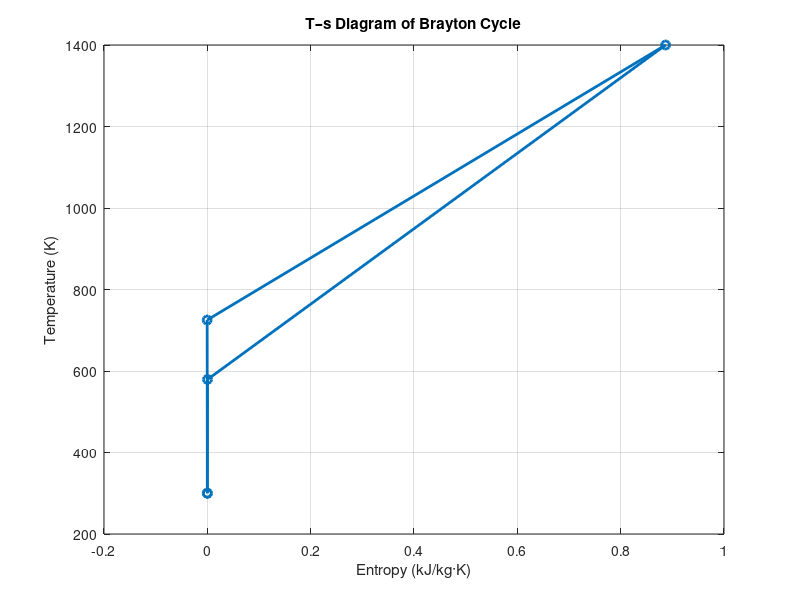
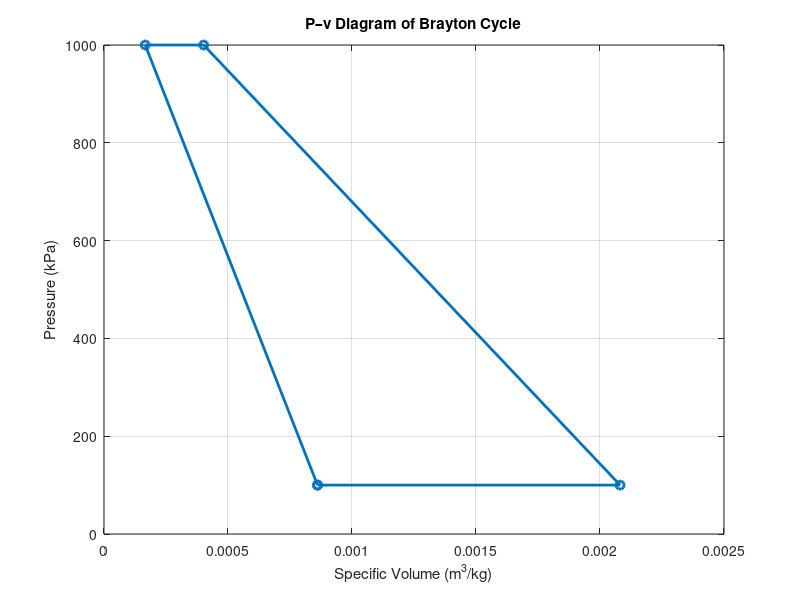
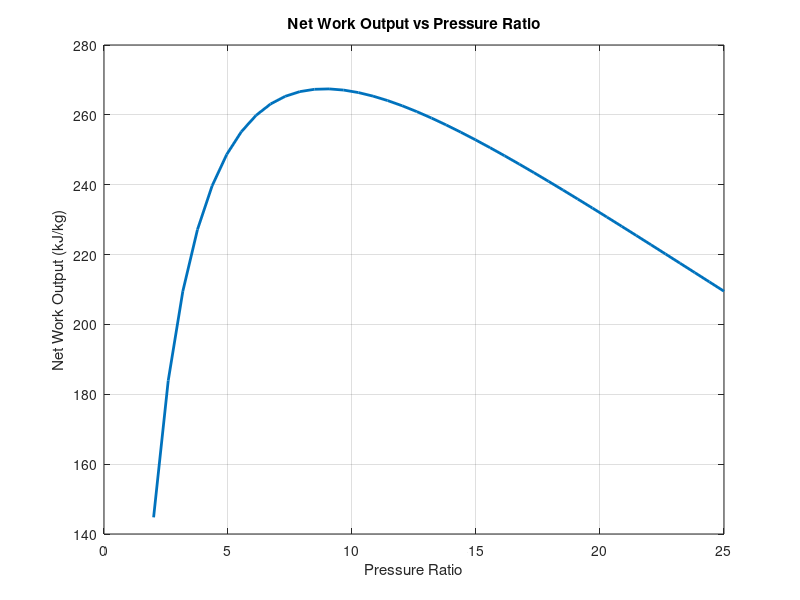
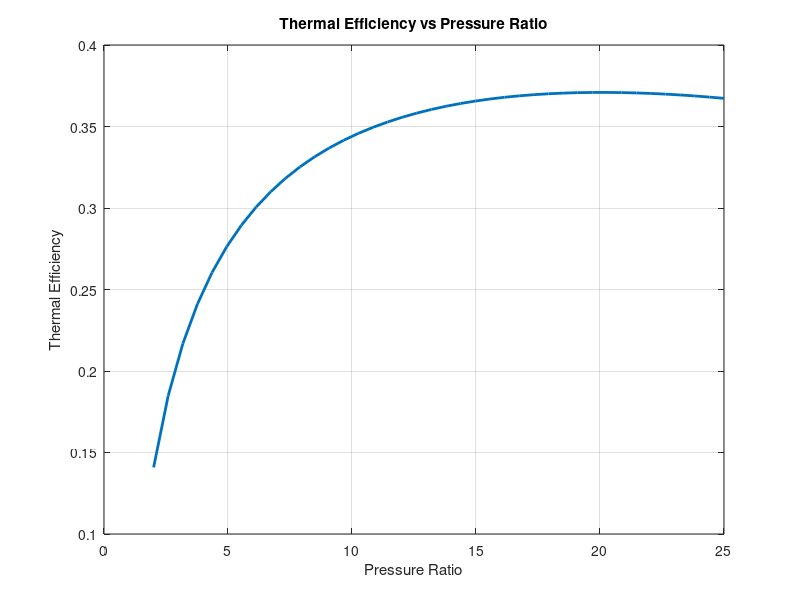

Here is the MATLAB script that generated these plots, in order:
clc; clear all;

%% Question 2 – Chasing Power in the Thin Air (BRAYTON CYCLE)

%% TASK(a): IDEAL BRAYTON CYCLE (Assuming constant specific heats)

% Input parameters
rp = 10;                 % Compressor pressure ratio (P2/P1)
T1 = 300;                % Ambient inlet temperature (in K)
P1 = 100e3;              % Ambient inlet pressure (in Pa)
T3 = 1400;               % Turbine inlet temperature (K)

gamma = 1.4;             % Ratio of specific heats for air
cp = 1.005;              % in kJ/kg-K
R  = 0.287;              % in kJ/kg-K

% State 1: Compressor inlet
P2 = rp * P1; % since rp = P2/P1

% State 2: Compressor outlet (after isentropic compression)
T2 = T1 * rp^((gamma-1)/gamma); % since for isentropic processes, T2/T1 = rp^((gamma-1)/gamma)

% State 3: Turbine inlet (after constant pressure heat addition)
P3 = P2; % since constant pressure is maintained

% State 4: Turbine outlet (after isentropic expansion)
P4 = P1; % since when heat is removed from 4->1, pressure remains constant
T4 = T3 * (1/rp)^((gamma-1)/gamma); % since 3->4 is an isentropic process


fprintf('T1 = %.2f K, P1 = %.2f kPa\n', T1, P1/1000);
fprintf('T2 = %.2f K, P2 = %.2f kPa\n', T2, P2/1000);
fprintf('T3 = %.2f K, P3 = %.2f kPa\n', T3, P3/1000);
fprintf('T4 = %.2f K, P4 = %.2f kPa\n\n', T4, P4/1000);

%% TASK(b): REAL BRAYTON CYCLE (Non-Ideal Compressor and Turbine)

eta_c = 0.85;   % Compressor isentropic efficiency
eta_t = 0.88;   % Turbine isentropic efficiency

% since pressure ratio is fixed by design, P2 and P4 will be unchanged

% Actual compressor outlet temperature
T2_actual = T1 * (1 + (rp^((gamma-1)/gamma) - 1)/eta_c);

% Actual turbine outlet temperature
T4_actual = T3 * (1 - eta_t*(1 - (1/rp)^((gamma-1)/gamma)));


fprintf('T2_actual = %.2f K\n', T2_actual);
fprintf('T4_actual = %.2f K\n\n', T4_actual);

%% TASK(c): VARIABLE SPECIFIC HEAT MODEL

% Temperature dependent cp(T) model (assume a polynomial)
cp_T = @(T) (1.003 + 1.5e-4*(T-300) + 1e-8*(T-300).^2); % in kJ/kg-K

% Numerical integration for work and heat
W_comp_var = integral(@(T) cp_T(T), T1, T2_actual); % 1->2
W_turb_var = integral(@(T) cp_T(T), T4_actual, T3); % 3->4
Qin_var = integral(@(T) cp_T(T), T2_actual, T3);    % 2->3

Wnet_var = W_turb_var - W_comp_var;   % Net work output (kJ/kg)
eta_th_var = Wnet_var / Qin_var;                  % Thermal efficiency


fprintf('VARIABLE Cp MODEL RESULTS\n');
fprintf('Compressor Work (variable cp) = %.3f kJ/kg\n', W_comp_var);
fprintf('Turbine Work (variable cp) = %.3f kJ/kg\n', W_turb_var);
fprintf('Net Work Output (variable cp) = %.3f kJ/kg\n', Wnet_var);
fprintf('Heat Added (variable cp) = %.3f kJ/kg\n', Qin_var);
fprintf('Thermal Efficiency (variable cp) = %.3f\n\n', eta_th_var);

% Comparison (Variable and constant cp models):
% Variable cp generally predicts lower net work and efficiency because 
% as cp increases on increasing T, Qin increases faster, W_turb increases 
% less rapidly, and thus ratio Wnet/Qin decreases

%% TASK(d): PERFORMANCE CALCULATIONS

% Constant cp model 
Wc = cp * (T2_actual - T1);       % Compressor work (kJ/kg)
Wt = cp * (T3 - T4_actual);       % Turbine work (kJ/kg)
Wnet = Wt - Wc;                   % Net work output (kJ/kg)
Qin = cp * (T3 - T2_actual);      % Heat added (kJ/kg)
eta_th = Wnet / Qin;              % Thermal efficiency
work_ratio = Wnet / Wt;           % Work ratio

fprintf('CONSTANT Cp MODEL RESULTS\n');
fprintf('Compressor Work = %.3f kJ/kg\n', Wc);
fprintf('Turbine Work = %.3f kJ/kg\n', Wt);
fprintf('Net Work Output = %.3f kJ/kg\n', Wnet);
fprintf('Heat Added = %.3f kJ/kg\n', Qin);
fprintf('Thermal Efficiency = %.3f\n', eta_th);
fprintf('Work Ratio = %.3f\n\n', work_ratio);

% Relevance of work ratio in gas turbine operation :
% Work ratio is the ratio of net work and turbine work. It indicates the 
% fraction of turbine work available as useful output after driving the compressor.

%% TASK(e): T–s AND P–v DIAGRAMS

% Entropy calculation (reference at state 1)
s1 = 0;
s2 = cp*log(T2/T1) - R*log(P2/P1);
s3 = cp*log(T3/T2);
s4 = cp*log(T4/T3) - R*log(P4/P3);

s = [s1 s2 s3 s4 s1];
T = [T1 T2 T3 T4 T1];

% T–s plot
figure;
plot(s, T, '-o', 'LineWidth', 2);
xlabel('Entropy (kJ/kg·K)');
ylabel('Temperature (K)');
title('T–s Diagram of Brayton Cycle');
grid on;

% Specific volume calculation
v1 = R*T1/P1;
v2 = R*T2/P2;
v3 = R*T3/P3;
v4 = R*T4/P4;

v = [v1 v2 v3 v4 v1];
P = [P1 P2 P3 P4 P1]/1000;

% P–v plot
figure;
plot(v, P, '-o', 'LineWidth', 2);
xlabel('Specific Volume (m^3/kg)');
ylabel('Pressure (kPa)');
title('P–v Diagram of Brayton Cycle');
grid on;

%% TASK(f): PRESSURE RATIO SWEEP

rp_range = linspace(2, 25, 40);
eta_array = zeros(size(rp_range));
Wnet_array = zeros(size(rp_range));

for i = 1:length(rp_range)
    rp = rp_range(i);

    T2 = T1 * (1 + (rp^((gamma-1)/gamma) - 1)/eta_c);
    T4 = T3 * (1 - eta_t*(1 - (1/rp)^((gamma-1)/gamma)));

    Wc = cp * (T2 - T1);
    Wt = cp * (T3 - T4);

    Wnet_array(i) = Wt - Wc;
    eta_array(i) = (Wt - Wc)/(cp*(T3 - T2));
end

% Plotting net work
figure;
plot(rp_range, Wnet_array, 'LineWidth', 2);
xlabel('Pressure Ratio');
ylabel('Net Work Output (kJ/kg)');
title('Net Work Output vs Pressure Ratio');
grid on;

% Plotting thermal efficiency
figure;
plot(rp_range, eta_array, 'LineWidth', 2);
xlabel('Pressure Ratio');
ylabel('Thermal Efficiency');
title('Thermal Efficiency vs Pressure Ratio');
grid on;

% Identifying the pressure ratio that maximizes net work output 
[Wnet_max, idx] = max(Wnet_array);
rp_opt = rp_range(idx);
fprintf('Maximum net work occurs at pressure ratio rp = %.2f\n', rp_opt);

% Interpretation:
% Net work output peaks at an optimal pressure ratio where turbine work 
% gain balances compressor work increase. Efficiency continues to increase 
% but the increment is continuously diminishing.



%% ALTITUDE EFFECT :
% Reduction in inlet pressure due to altitude lowers ambient air density 
% which lowers mass flow rate.
% This also reduces pressure ratio effectiveness because when P1 decreases,
% to maintain the same rp, the compressor must produce very low exit 
% pressures.
% These leads to reducing both net work output and thermal efficiency of 
% the Brayton cycle.
